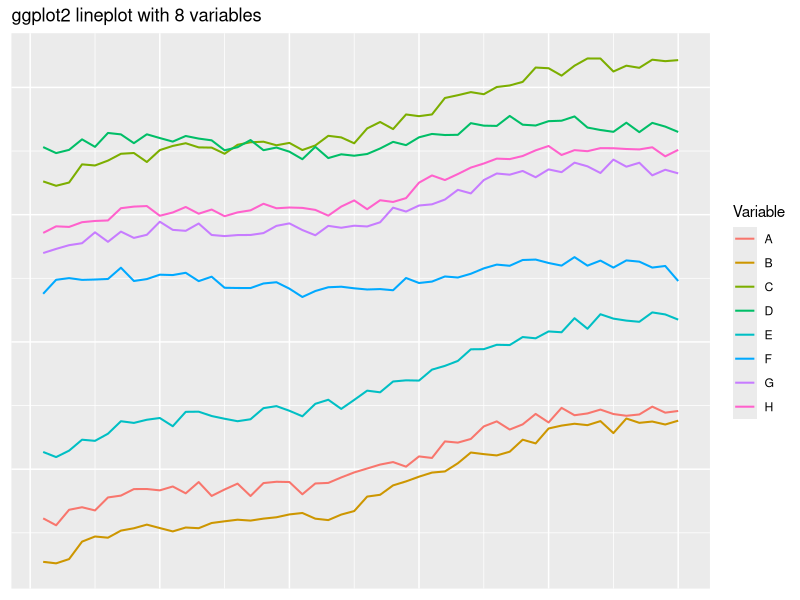
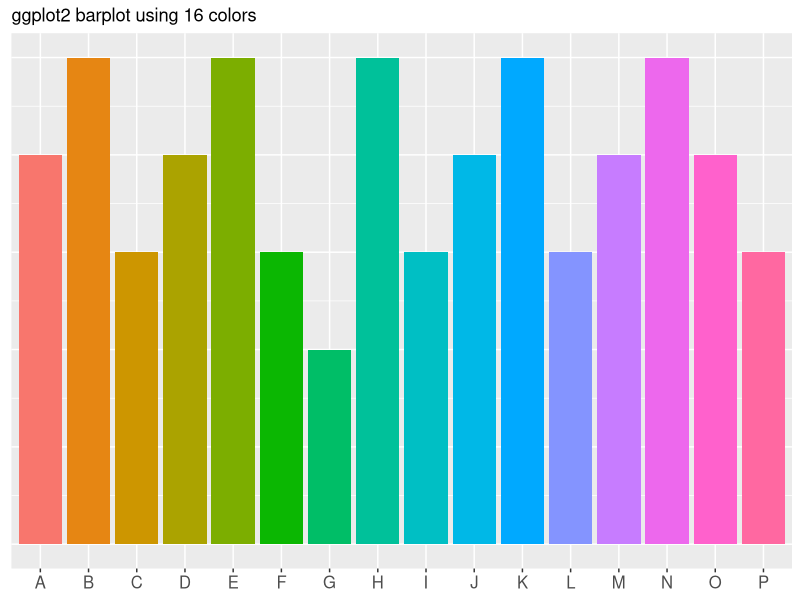

These figures' R source, in order:
## ---- chunk 1
library(tidyverse)
library(magrittr)
library(readxl)
library(ggplot2)
## ---- chunk 2
time_steps <- 50
num_vars <- 8
line_data <- tibble(time=rep(1:time_steps, num_vars),
                    count=runif(time_steps*num_vars,1,7) + rep(runif(num_vars,1,200), each=time_steps),
                    var_n=rep(LETTERS[1:num_vars], each=time_steps))
line_data %<>% group_by(var_n) %>%
  mutate(count = count + (time^(1.03))*runif(1,-1,1)*50/time_steps) %>%
  ungroup() %>%
  mutate(count = count + 5*sin(time/5) + time^(1.03)/10)

a <- ggplot(line_data, aes(x=time, y=count, color=var_n)) +
  geom_line(size=0.7) +
  labs(title="ggplot2 lineplot with 8 variables",
       color="Variable") +
  theme(axis.title.x = element_blank(),
        axis.text.x = element_blank(),
        axis.title.y = element_blank(),
        axis.text.y = element_blank(),
        axis.ticks.x = element_blank(),
        axis.ticks.y = element_blank())
ggsave(a, filename="ggplotLine16.png", width=5, height=3)
## ---- chunk 3
bar_data <- tibble(item=c("A","B","C","D","E","F","G","H","I","J","K","L","M","N","O","P"), count=c(4,5,3,4,5,3,2,5,3,4,5,3,4,5,4,3))
bar_data$item <- factor(bar_data$item,levels = c("A","B","C","D","E","F","G","H","I","J","K","L","M","N","O","P"))

a <- ggplot(bar_data, aes(x=item, y=count, fill=item)) +
  geom_bar(stat="identity") +
  labs(title="ggplot2 barplot using 16 colors") +
  theme(axis.title.x = element_blank(),
        axis.text.x = element_text(size=12),
        axis.title.y = element_blank(),
        axis.text.y = element_blank(),
        legend.position = "none",
        axis.ticks.y = element_blank())
ggsave(a, filename="ggplotStandard16.png", width=5, height=3)
